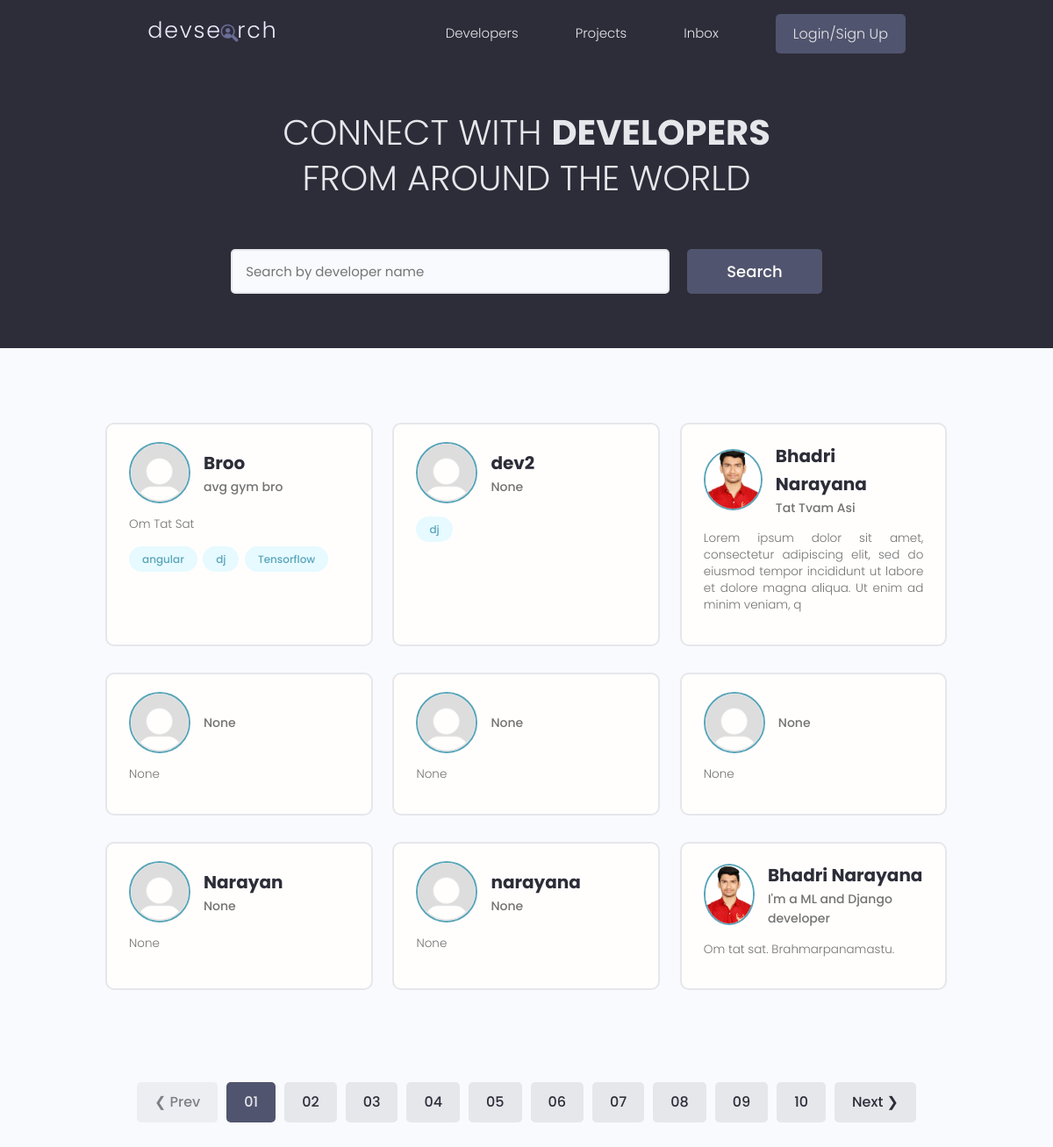
The page / on the database its author committed.
### users/models.py (models this page shows, shortened)
class Profile(models.Model):
    user = models.OneToOneField(User, on_delete = models.CASCADE, null = True, blank = True)
    name = models.CharField(max_length = 200, blank = True, null = True)
    username = models.CharField(unique = True, max_length=200, blank = True, null = True)
    location = models.CharField(max_length=200, blank = True, null = True)
    email = models.EmailField(max_length = 500, blank = True, null = True)
    short_intro = models.CharField(max_length = 200, blank = True, null = True)
    bio = models.TextField(blank = True, null = True)
    profile_image = models.ImageField(null = True, blank = True, upload_to = 'profiles/', default="profiles/default.png")
    social_github = models.CharField(max_length = 200, blank=True, null = True)
    social_twitter = models.CharField(max_length = 200, blank=True, null = True)
    social_linkedin = models.CharField(max_length = 200, blank=True, null = True)
    social_youtube = models.CharField(max_length = 200, blank=True, null = True)
    social_website = models.CharField(max_length = 200, blank=True, null = True)
    created = models.DateTimeField(auto_now_add=True)
    id = models.UUIDField(default = uuid.uuid4, primary_key=True, unique=True, editable=False)

class Skill(models.Model):
    owner = models.ForeignKey(Profile, on_delete=models.CASCADE, null = True, blank = True)
    name = models.CharField(max_length=200, blank= True, null = True)
    description = models.TextField(null = True, blank = True)
    created = models.DateTimeField(auto_now_add=True)
    id = models.UUIDField(default=uuid.uuid4, unique=True,primary_key=True, editable=False)

### users/views.py (the view)
# urls.py: path('', views.profiles, name = 'profiles'),
def profiles(request):
    profiles = Profile.objects.all()
    return render(request, 'users/profiles.html', {'profiles':profiles})

### users/templates/users/profiles.html (shortened to what this page needs)
{% extends 'main.html' %}
{% block content %}
<main class="home">
    <section class="hero-section text-center">
      <div class="container container--narrow">
        <div class="hero-section__box">
          <h2>CONNECT WITH <span>DEVELOPERS</span></h2>
          <h2>FROM AROUND THE WORLD</h2>
        </div>
        <div class="hero-section__search">
          <form class="form" action="#" method="get">
            <div class="form__field">
              <input class="input input--text" id="formInput#search" type="text" name="text"
                placeholder="Search by developer name" />
            </div>
            <input class="btn btn--sub btn--lg" type="submit" value="Search" />
          </form>
        </div>
      </div>
    </section>
    <section class="devlist">
      <div class="container">
        <div class="grid grid--three">
            {% for profile in  profiles%}
          <div class="column card">
            <div class="dev">
              <a href="{% url 'profile' profile.id %}" class="card__body">
                <div class="dev__profile">
                  <img class="avatar avatar--md" src="{{profile.profile_image.url}}" alt="image" />
                  <div class="dev__meta">
                    <h3>{{profile.name}}</h3>
                    <h5>{{profile.short_intro|slice:"60"}}</h5>
                  </div>
                </div>
                <p class="dev__info">
                  {{profile.bio| slice:"150"}}
                </p>
                <div class="dev__skills">
                 {% for skill in  profile.skill_set.all|slice:"5"%}
                  <span class="tag tag--pill tag--main">
                    <small>{{skill.name}}</small>
                  </span>
                  {% endfor %}
                </div>
              </a>
            </div>
          </div>
          {% endfor %}
        </div>
      </div>
    </section>
    <div class="pagination">
      <ul class="container">
        <li><a href="#" class="btn btn--disabled">&#10094; Prev</a></li>
        <li><a href="#" class="btn btn--sub">01</a></li>
        <li><a href="#" class="btn">02</a></li>
        <li><a href="#" class="btn">03</a></li>
        <li><a href="#" class="btn">04</a></li>
        <li><a href="#" class="btn">05</a></li>
        <li><a href="#" class="btn">06</a></li>
        <li><a href="#" class="btn">07</a></li>
        <li><a href="#" class="btn">08</a></li>
        <li><a href="#" class="btn">09</a></li>
        <li><a href="#" class="btn">10</a></li>
        <li><a href="#" class="btn">Next &#10095;</a></li>
      </ul>
    </div>
  </main>
{% endblock content %}

### templates/main.html (shortened to what this page needs)
<!DOCTYPE html>
{% load static %}
<html lang="en">
<head>
  <link rel="stylesheet" href="https://cdnjs.cloudflare.com/ajax/libs/font-awesome/6.4.0/css/all.min.css" />
  <link rel="stylesheet" href="{% static 'uikit/styles/uikit.css' %}" />
  <link rel="stylesheet" href="{% static 'styles/app.css' %}"/>
</head>
<body>
    {% include 'navbar.html' %}
    {% block content %}
    {% endblock content %}
</body>
</html>

### templates/navbar.html (shortened to what this page needs)
{% load static %}
<header class="header">
    <div class="container container--narrow">
      <a href="{% url 'profiles' %}" class="header__logo">
        <img src="{% static 'images/logo.svg' %}" alt="DevSearch Logo" />
      </a>
      <nav class="header__nav">
        <ul class="header__menu">
          <li class="header__menuItem"><a href="{% url 'profiles' %}">Developers</a></li>
          <li class="header__menuItem"><a href="{% url 'projects' %}">Projects</a></li>
          <li class="header__menuItem"><a href="">Inbox</a></li>
          {% if request.user.is_authenticated %}
          <li class="header__menuItem"><a href="{% url 'account' %}">Account</a></li>
          <li class="header__menuItem"><a href="{% url 'create-project' %}">Add Project</a></li>
          <li class="header__menuItem"><a href="{% url 'logout' %}" class="btn btn--sub">Logout</a></li>
          {% else %}<li class="header__menuItem"><a href="{% url 'login' %}" class="btn btn--sub">Login/Sign Up</a></li>
          {% endif %}
        </ul>
      </nav>
    </div>
  </header>

### static/styles/app.css (style rules this page uses)
:root { --color-sub: #2d2d39; }
.btn--sub { background-color: var(--color-sub-light); }
.card { border: 2px solid var(--color-light); }
img { width: 100%; }
.header { position: sticky; z-index: 111; background-color: var(--color-sub); padding: 1.5rem 0; }
.header > .container { display: flex; justify-content: space-between; align-items: center; }
.header__logo > img { height: 3.8rem; }
.header__nav > ul { display: inline-flex; align-items: center; list-style: none; gap: 6.5rem; }
.header__menuItem > a { color: var(--color-light); font-weight: 300; }
.hero-section { height: 40vh; display: flex; align-items: center; background-color: var(--color-sub); }
.hero-section__box { margin-bottom: 4rem; }
.hero-section__box > h2, .hero-section__box > h2 > span { font-size: 4rem; color: var(--color-light); line-height: 1.3; text-transform: uppercase; }
.hero-section__box > h2 { font-weight: 300; }
.hero-section__box > h2 > span { font-weight: 700; }
.hero-section__search > .form { display: flex; align-items: center; justify-content: center; gap: 2rem; }
.hero-section__search > .form input.input--text { width: 50rem; }
.devlist { margin-top: 8rem; }
.devlist .grid { align-items: stretch; }
.devlist .dev .dev__profile { display: flex; align-items: center; gap: 1.5rem; }
.devlist .dev .dev__meta h3 { color: var(--color-sub); font-size: 2rem; font-weight: 700; }
.devlist .dev .dev__meta h5 { color: var(--color-text); font-size: 1.4rem; font-weight: 500; }
.devlist .dev .dev__info { margin: 1.5rem 0; font-size: 1.35rem; line-height: 1.4; text-align: justify; }
.pagination { margin-top: 8rem; margin-bottom: 10rem; }
.pagination > ul { flex-wrap: wrap; list-style: none; display: flex; align-items: center; justify-content: center; gap: 1rem; }
.pagination .btn { color: var(--color-sub); }
.pagination .btn.btn--sub { color: var(--color-light); }

### static/uikit/styles/modules/_variables.css (style rules this page uses)
:root { --color-main: #5aa5b9; --color-main-light: #e6faff; --color-sub: #3f4156; --color-sub-light: #51546e; --color-sub-lighter: #ededfd; --color-text: #737373; --color-gray: #8b8b8b; --color-light: #e5e7eb; --color-light-gray: #767676; --color-bg: #f8fafd; --color-white: #fffefd; --color-white-light: #f3f3f3; --color-success: #359e64; --color-success-bg: #def8e8; --color-error: #fc4b0b; --color-error-bg: #fff2ee; --font-base: 'Poppins', arial, helvetica, 'Segoe UI', roboto, ubuntu, sans-serif; --font-monospace: 'Fira Code', 'Courier New', courier, monospace; --font-regular: 300; --font-medium: 500; --font-bold: 700; --generic-shadow: 1px 1px 5px #00000010; --generic-transition: all 0.3s ease-in-out; }

### static/uikit/styles/modules/_base.css (style rules this page uses)
* { margin: 0; padding: 0; box-sizing: border-box; text-rendering: optimizeLegibility; color: inherit; font-size: inherit; }
html { font-size: 50%; }
@media only screen and (min-width: 480px) { html { font-size: 56.25%; } }
@media only screen and (min-width: 1200px) { html { font-size: 62.5%; } }
body { line-height: 1.6; font-weight: 400; font-size: 1.5rem; color: var(--color-text); background-color: var(--color-bg); min-height: 100vh; }

### static/uikit/styles/modules/_typography.css (style rules this page uses)
* { font-family: var(--font-base); }
h2 { font-size: 3.6rem; font-weight: var(--font-bold); }
h3 { font-size: 3.2rem; font-weight: var(--font-medium); }
h5 { font-size: 2.4rem; font-weight: var(--font-medium); }
h5, h6 { font-weight: var(--font-regular); }
p, span, strong { font-size: 1.6rem; color: var(--color-text); font-weight: var(--font-regular); }
a { padding-bottom: 2px; text-decoration: none; display: inline-block; color: var(--color-main); font-weight: var(--font-medium); }

### static/uikit/styles/modules/_utilities.css (style rules this page uses)
.container { width: 92%; max-width: 165rem; margin: 0 auto; box-sizing: border-box; }
.container--narrow { width: 92%; max-width: 120rem; }
@media screen and (min-width: 1000px) { .container { width: 90%; } }
@media screen and (min-width: 1000px) { .container--narrow { width: 85%; } }
@media screen and (min-width: 1200px) { .container { width: 80%; } }
@media screen and (min-width: 1200px) { .container--narrow { width: 72%; } }
.text-center { text-align: center; }

### static/uikit/styles/modules/_avatar.css (style rules this page uses)
.avatar { border-radius: 50%; border: 2px solid var(--color-main); object-fit: cover; }
.avatar--md { height: 7rem; width: 7rem; }

### static/uikit/styles/modules/_card.css (style rules this page uses)
.card { border-radius: 1rem; background-color: var(--color-white); border: 1.5px solid var(--color-light); width: auto; height: auto; margin-top: 0.5rem; margin-bottom: 0.5rem; overflow: hidden; }
.card__body, .card__header { padding: 2rem 2.5rem; }

### rows shown on the page
Profile: profile_image (placeholder picture), name "Broo", short_intro "avg gym bro", bio "Om Tat Sat"
Skill: name "angular"
Skill: name "dj"
Skill: name "Tensorflow"
Profile: profile_image (placeholder picture), name "dev2", short_intro "None"
Skill: name "dj"
Profile: profile_image (picture), name "Bhadri Narayana", short_intro "Tat Tvam Asi", bio "Lorem ipsum dolor sit amet, consectetur adipiscing elit, sed do eiusmod tempor incididunt ut labore et dolore magna aliqua. Ut enim ad minim veniam, q"
Profile: profile_image (placeholder picture), short_intro "None", bio "None"
Profile: profile_image (placeholder picture), short_intro "None", bio "None"
Profile: profile_image (placeholder picture), short_intro "None", bio "None"
Profile: profile_image (placeholder picture), name "Narayan", short_intro "None", bio "None"
Profile: profile_image (placeholder picture), name "narayana", short_intro "None", bio "None"
Profile: profile_image (picture), name "Bhadri Narayana", short_intro "I'm a ML and Django developer", bio "Om tat sat. Brahmarpanamastu."
